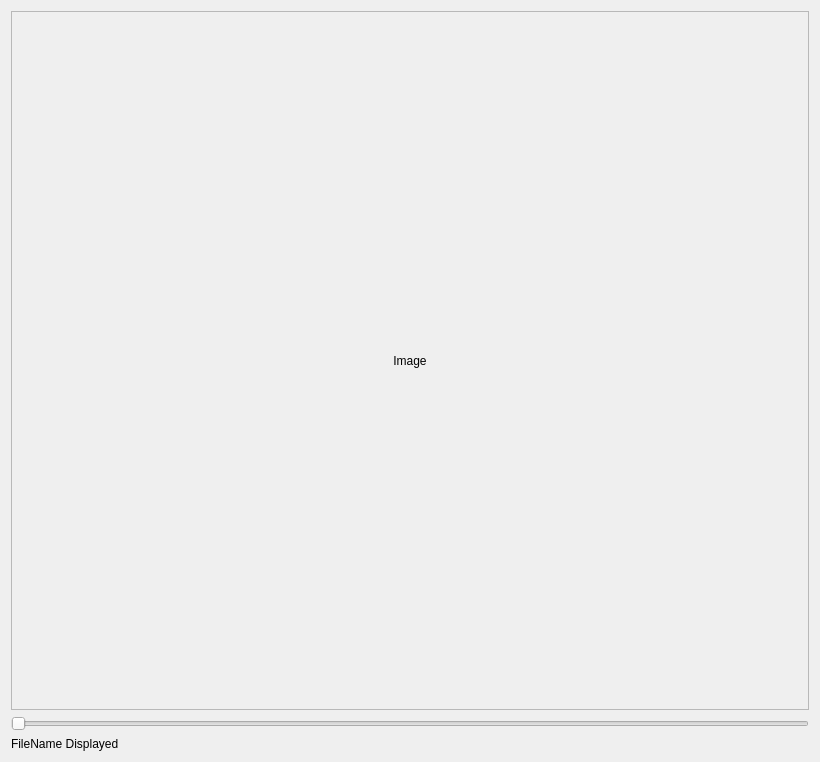
        <widget class="QWidget" name="imageScrollAreaWidget">
         <property name="geometry">
          <rect>
           <x>0</x>
           <y>0</y>
           <width>820</width>
           <height>762</height>
          </rect>
         </property>
         <layout class="QVBoxLayout" name="imageAreaLayout">
          <item>
           <widget class="QLabel" name="Label_showimage">
            <property name="sizePolicy">
             <sizepolicy hsizetype="Expanding" vsizetype="Expanding">
              <horstretch>0</horstretch>
              <verstretch>0</verstretch>
             </sizepolicy>
            </property>
            <property name="minimumSize">
             <size>
              <width>320</width>
              <height>240</height>
             </size>
            </property>
            <property name="frameShape">
             <enum>QFrame::Shape::StyledPanel</enum>
            </property>
            <property name="text">
             <string>Image</string>
            </property>
            <property name="scaledContents">
             <bool>false</bool>
            </property>
            <property name="alignment">
             <set>Qt::AlignmentFlag::AlignCenter</set>
            </property>
           </widget>
          </item>
          <item>
           <widget class="QSlider" name="horizontalSlider_3">
            <property name="minimum">
             <number>0</number>
            </property>
            <property name="maximum">
             <number>4000</number>
            </property>
            <property name="value">
             <number>0</number>
            </property>
            <property name="tracking">
             <bool>false</bool>
            </property>
            <property name="orientation">
             <enum>Qt::Orientation::Horizontal</enum>
            </property>
           </widget>
          </item>
          <item>
           <widget class="QLabel" name="FilenameDisplayed_Label">
            <property name="text">
             <string>FileName Displayed</string>
            </property>
            <property name="textInteractionFlags">
             <set>Qt::TextInteractionFlag::TextSelectableByMouse</set>
            </property>
           </widget>
          </item>
         </layout>
        </widget>
